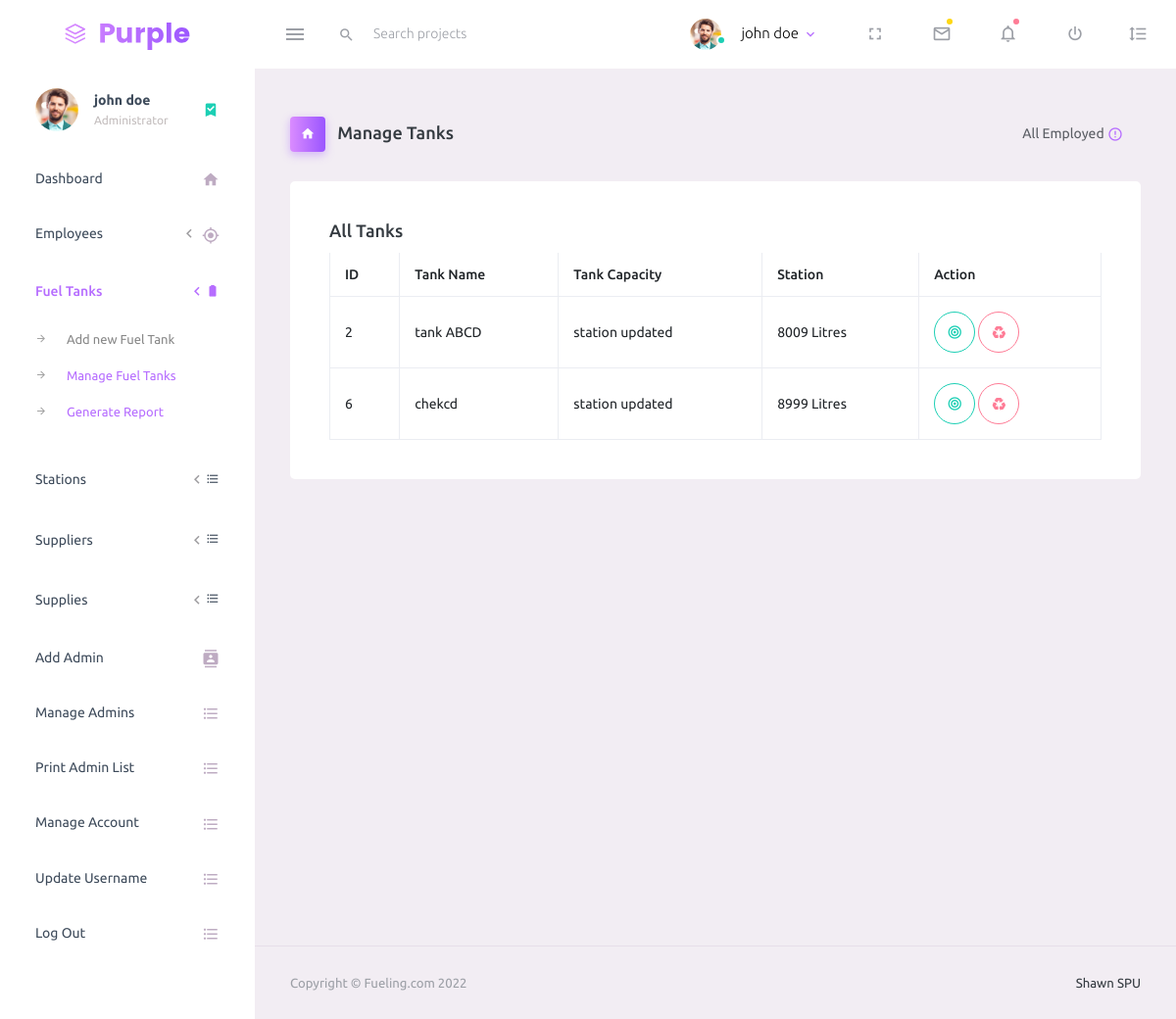
The app's page /admin/manage-tanks.php (signed in) with its own data.
### tables this page shows
CREATE TABLE `fuel_tank` (
  `fuel_tank_id` int NOT NULL,
  `fuel_tank_ref` varchar(50) NOT NULL,
  `fuel_tank_capacity` varchar(50) NOT NULL,
  `tank_station_id` int DEFAULT NULL
);

CREATE TABLE `stations` (
  `station_id` int NOT NULL,
  `station_email` varchar(50) NOT NULL,
  `station_mobile` varchar(50) NOT NULL,
  `station_desc` varchar(50) NOT NULL,
  `station_name` varchar(50) NOT NULL,
  `station_location` varchar(50) NOT NULL
);

### admin/admin-account.php (called while the page is built, shortened)
<?php
if (!isset($_SESSION['admin'])) {
    header('Location: ../login.php');
} else {
    include '../db-conection.php';
    $email = $_SESSION['admin'];
    $checkemail = "SELECT *  FROM `login` WHERE `login_username`= '$email' ";
    $queryemail = mysqli_query($conn, $checkemail);
    $checkemailrows = mysqli_num_rows($queryemail);
    if ($checkemailrows >= 1) {
        while ($fetch = mysqli_fetch_assoc($queryemail)) {
            $memberid = $fetch['login_admin'];
            global $memberid;
            $checkclient = "SELECT *  FROM `admin` WHERE `admin_id`= '$memberid'";
            $queryemail = mysqli_query($conn, $checkclient);
            $checkclientrows = mysqli_num_rows($queryemail);
            if ($checkclientrows >= 1) {
                while ($fetchclient = mysqli_fetch_assoc($queryemail)) {
                    $globalmembername = $fetchclient['admin_full_names'];
                }
            }
            global $memberid;
        }
    }
}
?>

### admin/manage-tanks.php (the view, shortened to what this page needs)
<?php
require'admin-account.php';
?>
<!DOCTYPE html>
<html lang="en">
<head>
    <link rel="stylesheet" href="assets/vendors/mdi/css/materialdesignicons.min.css">
    <link rel="stylesheet" href="assets/vendors/css/vendor.bundle.base.css">
    <link rel="stylesheet" href="assets/css/style.css">
</head>
<body>
    <div class="container-scroller">
        <?php include 'topbar.php'; ?>
        <div class="container-fluid page-body-wrapper">
            <?php include 'sidebar.php'; ?>
            <div class="main-panel">
                <div class="content-wrapper">
                    <div class="page-header">
                        <h3 class="page-title">
                            <span class="page-title-icon bg-gradient-primary text-white mr-2">
                                <i class="mdi mdi-home"></i>
                            </span> Manage Tanks
                        </h3>
                        <nav aria-label="breadcrumb">
                            <ul class="breadcrumb">
                                <li class="breadcrumb-item active" aria-current="page">
                                    <span></span>All Employed <i
                                        class="mdi mdi-alert-circle-outline icon-sm text-primary align-middle"></i>
                                </li>
                            </ul>
                        </nav>
                    </div>
                    <div class="row">
                        <div class="col-12 grid-margin">
                            <div class="card">
                                <div class="card-body">
                                    <h4 class="card-title">All Tanks</h4>
                                    <div class="table-responsive">
                                        <table class="table table-bordered">
                                            <thead>
                                                <tr>
                                                    <th> ID </th>
                                                    <th> Tank Name </th>
                                                    <th> Tank Capacity </th>
                                                    <th>Station</th>
                                                    <th>Action</th>
                                                </tr>
                                            </thead>
                                            <tbody>
                                                <?php
                                                include '../db-conection.php';
                                                $bookingplans = "SELECT * FROM `fuel_tank`";
                                                $querybookingsplans = mysqli_query($conn, $bookingplans);
                                                $bookingsplansrows = mysqli_num_rows($querybookingsplans);
                                                if ($bookingsplansrows >= 1) {
                                                    while ($fetch  = mysqli_fetch_assoc($querybookingsplans)) {
                                                        $id = $fetch['fuel_tank_id'];
                                                        $name = $fetch['fuel_tank_ref'];
                                                        $capacity = $fetch['fuel_tank_capacity'];
                                                        $stationid = $fetch['tank_station_id'];
                                                        $bookingplan = "SELECT * FROM `stations` WHERE `station_id` = '$stationid'";
                                                        $querybookingsplan = mysqli_query($conn, $bookingplan);
                                                        $bookingsplansrow = mysqli_num_rows($querybookingsplan);
                                                        if ($bookingsplansrow >= 1) {
                                                            while ($fetchs  = mysqli_fetch_assoc($querybookingsplan)) {
                                                                $station_name = $fetchs['station_name'];
                                                            }}
                                                        echo "
                                                            <tr>
                                                                <td>$id</td>
                                                                <td>$name</td>
                                                                <td>$station_name</td>
                                                                <td>$capacity Litres</td>
                                                                <td>
                                                                <a href='edit-fuel-tank.php?tank=$id'> <button   class='btn btn-outline-success btn-rounded btn-icon'>
                                                                <i class='mdi mdi-bullseye'></i>
                                                              </button> </a>
                                                              <a href='delete-fuel-tank.php?tank=$id'> <button class='btn btn-outline-danger btn-rounded btn-icon'>
                                                                <i class='mdi mdi-recycle'></i>
                                                              </button>
                                                              </a>
                                                                </td>
                                </tr>";
                                                    }
                                                }
                                                ?>
                                            </tbody>
                                        </table>
                                    </div>
                                </div>
                            </div>
                        </div>
                    </div>
                </div>
                <footer class="footer">
                    <div class="container-fluid clearfix">
                        <span class="text-muted d-block text-center text-sm-left d-sm-inline-block">Copyright ©
                            Fueling.com 2022</span>
                        <span class="float-none float-sm-right d-block mt-1 mt-sm-0 text-center"> Shawn <a href="£"></a>
                            SPU</span>
                    </div>
                </footer>
            </div>
        </div>
    </div>
</body>
</html>

### admin/topbar.php (shortened to what this page needs)
<nav class="navbar default-layout-navbar col-lg-12 col-12 p-0 fixed-top d-flex flex-row">
    <div class="text-center navbar-brand-wrapper d-flex align-items-center justify-content-center">
        <a class="navbar-brand brand-logo" href="dashboard.php"><img src="assets/images/logo.svg" alt="logo" /></a>
    </div>
    <div class="navbar-menu-wrapper d-flex align-items-stretch">
        <button class="navbar-toggler navbar-toggler align-self-center" type="button" data-toggle="minimize">
            <span class="mdi mdi-menu"></span>
        </button>
        <div class="search-field d-none d-md-block">
            <form class="d-flex align-items-center h-100" action="#">
                <div class="input-group">
                    <div class="input-group-prepend bg-transparent">
                        <i class="input-group-text border-0 mdi mdi-magnify"></i>
                    </div>
                    <input type="text" class="form-control bg-transparent border-0" placeholder="Search projects">
                </div>
            </form>
        </div>
        <ul class="navbar-nav navbar-nav-right">
            <li class="nav-item nav-profile dropdown">
                <a class="nav-link dropdown-toggle" id="profileDropdown" href="#" data-toggle="dropdown"
                    aria-expanded="false">
                    <div class="nav-profile-img">
                        <img src="assets/images/faces/face1.jpg" alt="image">
                        <span class="availability-status online"></span>
                    </div>
                    <div class="nav-profile-text">
                        <p class="mb-1 text-black"><?php echo $globalmembername; ?></p>
                    </div>
                </a>
            </li>
            <li class="nav-item d-none d-lg-block full-screen-link">
                <a class="nav-link">
                    <i class="mdi mdi-fullscreen" id="fullscreen-button"></i>
                </a>
            </li>
            <li class="nav-item dropdown">
                <a class="nav-link count-indicator dropdown-toggle" id="messageDropdown" href="#" data-toggle="dropdown"
                    aria-expanded="false">
                    <i class="mdi mdi-email-outline"></i>
                    <span class="count-symbol bg-warning"></span>
                </a>
            </li>
            <li class="nav-item dropdown">
                <a class="nav-link count-indicator dropdown-toggle" id="notificationDropdown" href="#"
                    data-toggle="dropdown">
                    <i class="mdi mdi-bell-outline"></i>
                    <span class="count-symbol bg-danger"></span>
                </a>
            </li>
            <li class="nav-item nav-logout d-none d-lg-block">
                <a class="nav-link" href="#">
                    <i class="mdi mdi-power"></i>
                </a>
            </li>
            <li class="nav-item nav-settings d-none d-lg-block">
                <a class="nav-link" href="#">
                    <i class="mdi mdi-format-line-spacing"></i>
                </a>
            </li>
        </ul>
    </div>
</nav>

### admin/sidebar.php (shortened to what this page needs)
<nav class="sidebar sidebar-offcanvas" id="sidebar">
    <ul class="nav">
        <li class="nav-item nav-profile">
            <a href="#" class="nav-link">
                <div class="nav-profile-image">
                    <img src="assets/images/faces/face1.jpg" alt="profile">
                </div>
                <div class="nav-profile-text d-flex flex-column">
                    <span class="font-weight-bold mb-2"><?php echo $globalmembername; ?></span>
                    <span class="text-secondary text-small">Administrator</span>
                </div>
                <i class="mdi mdi-bookmark-check text-success nav-profile-badge"></i>
            </a>
        </li>
        <li class="nav-item">
            <a class="nav-link" href="dashboard.php">
                <span class="menu-title">Dashboard</span>
                <i class="mdi mdi-home menu-icon"></i>
            </a>
        </li>
        <li class="nav-item">
            <a class="nav-link" data-toggle="collapse" href="#ui-basic" aria-expanded="false" aria-controls="ui-basic">
                <span class="menu-title">Employees</span>
                <i class="menu-arrow"></i>
                <i class="mdi mdi-crosshairs-gps menu-icon"></i>
            </a>
        </li>
        <li class="nav-item">
            <a class="nav-link" data-toggle="collapse" href="#ui-basic-tanks" aria-expanded="false"
                aria-controls="ui-basic-tanks">
                <span class="menu-title">Fuel Tanks</span>
                <i class="menu-arrow"></i>
                <i class="mdi mdi-battery"></i>
            </a>
            <div class="collapse" id="ui-basic-tanks">
                <ul class="nav flex-column sub-menu">
                    <li class="nav-item"> <a class="nav-link" href="add-fueltank.php">Add new
                            Fuel Tank</a></li>
                    <li class="nav-item"> <a class="nav-link" href="manage-tanks.php">Manage
                            Fuel Tanks</a>
                    </li>
                    <li class="nav-item"> <a class="nav-link" href="print-manage-tanks.php">Generate Report</a>
                    </li>
                </ul>
            </div>
        </li>
        <li class="nav-item">
            <a class="nav-link" data-toggle="collapse" href="#ui-basic-invent" aria-expanded="false"
                aria-controls="ui-basic-invent">
                <span class="menu-title">Stations</span>
                <i class="menu-arrow"></i>
                <i class="mdi mdi-format-list-bulleted"></i>
            </a>
        </li>
        <li class="nav-item">
            <a class="nav-link" data-toggle="collapse" href="#ui-basic-supplier" aria-expanded="false"
                aria-controls="ui-basic-supplier">
                <span class="menu-title">Suppliers</span>
                <i class="menu-arrow"></i>
                <i class="mdi mdi-format-list-bulleted"></i>
            </a>
        </li>
        <li class="nav-item">
            <a class="nav-link" data-toggle="collapse" href="#ui-basic-supplies" aria-expanded="false"
                aria-controls="ui-basic-supplies">
                <span class="menu-title">Supplies</span>
                <i class="menu-arrow"></i>
                <i class="mdi mdi-format-list-bulleted"></i>
            </a>
        </li>
        <li class="nav-item">
            <a class="nav-link" href="add-admin.php">
                <span class="menu-title">Add Admin</span>
                <i class="mdi mdi-contacts menu-icon"></i>
            </a>
        </li>
        <li class="nav-item">
            <a class="nav-link" href="manage-admins.php">
                <span class="menu-title">Manage Admins</span>
                <i class="mdi mdi-format-list-bulleted menu-icon"></i>
            </a>
        </li>
        <li class="nav-item">
            <a class="nav-link" href="print-admins.php">
                <span class="menu-title">Print Admin List</span>
                <i class="mdi mdi-format-list-bulleted menu-icon"></i>
            </a>
        </li>
        <li class="nav-item">
            <a class="nav-link" href="manage-account.php">
                <span class="menu-title">Manage Account</span>
                <i class="mdi mdi-format-list-bulleted menu-icon"></i>
            </a>
        </li>
        <li class="nav-item">
            <a class="nav-link" href="manage-username.php">
                <span class="menu-title">Update Username</span>
                <i class="mdi mdi-format-list-bulleted menu-icon"></i>
            </a>
        </li>
        <li class="nav-item">
            <a class="nav-link" href="logout.php">
                <span class="menu-title">Log Out</span>
                <i class="mdi mdi-format-list-bulleted menu-icon"></i>
            </a>
        </li>
    </ul>
</nav>

### records on screen
fuel_tank: fuel_tank_id "2", fuel_tank_ref "tank ABCD", tank_station.station_name "station updated", fuel_tank_capacity "8009"
fuel_tank: fuel_tank_id "6", fuel_tank_ref "chekcd", tank_station.station_name "station updated", fuel_tank_capacity "8999"

### other values on screen
$globalmembername "john doe"
